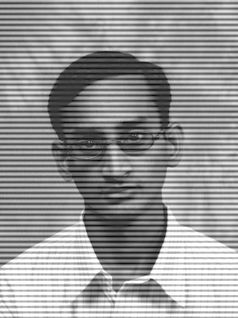
%> input picture Assignment2/q1/inp2.png, 238 x 318 px
$ octave q15.m   (GNU Octave 9; MATLAB toolbox functions it lacks are replaced by stand-ins)
%> lines starting %> are read from the running program, lines starting %| are printed output that depends on the picture
I=imread('inp2.png');
%> I is the input picture: size 318x238 uint8; min 1, max 255, mean 150.6
imshow(I);
figure;

I=double(I);
%> I: size 318x238 double
I2=fftshift(fft2(I));

%Creating the filter
fltr=[zeros(120,238);ones(70,238);zeros(128,238)];
temp=I2.*fltr;

final=ifft2(temp);

imshow(mat2gray(log(abs(I2))))
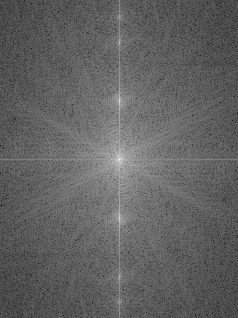
%> displayed picture: size 318x238, on the screen's scale of 0 to 255; min 0, max 255, mean 97.9
figure;
imagesc(log(abs(temp)));
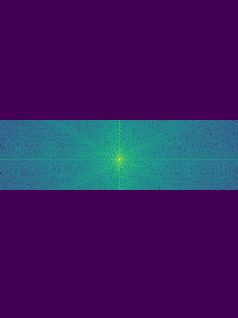
%> displayed picture: size 318x238x3, on the screen's scale of 0 to 255; mean R, G, B 61.8, 29.4, 96.4
figure;
imshow(mat2gray(log(abs(final))))
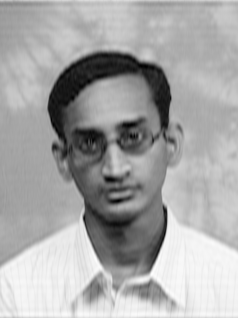
%> displayed picture: size 318x238, on the screen's scale of 0 to 255; min 0, max 255, mean 167.1
